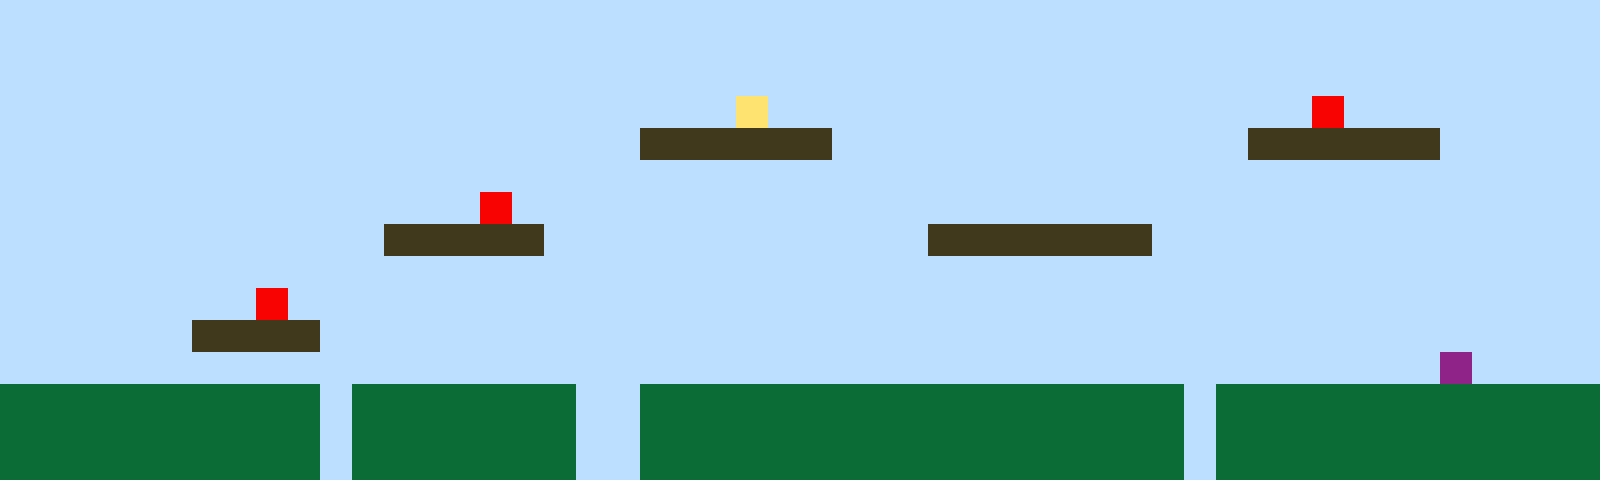

Rendered tile map (Tiled .tmx) drawn with the repository's tilesets; below, a short description and the full map source, tile grids included:
An orthogonal 50x15 tile map with 32x32 px tiles, 1 tile layer (Tile Layer 1).

<map version="1.10" tiledversion="1.11.2" orientation="orthogonal" renderorder="right-up" width="50" height="15" tilewidth="32" tileheight="32" infinite="0" nextlayerid="2" nextobjectid="1"><editorsettings><export target="map1.csv" format="csv" /></editorsettings><tileset firstgid="1" name="sprites" tilewidth="32" tileheight="32" tilecount="6" columns="3"><image source="sprites.png" width="96" height="64" /></tileset><layer id="1" name="Tile Layer 1" width="50" height="15"><data encoding="csv">1,1,1,1,1,1,1,1,1,1,1,1,1,1,1,1,1,1,1,1,1,1,1,1,1,1,1,1,1,1,1,1,1,1,1,1,1,1,1,1,1,1,1,1,1,1,1,1,1,1,1,1,1,1,1,1,1,1,1,1,1,1,1,1,1,1,1,1,1,1,1,1,1,1,1,1,1,1,1,1,1,1,1,1,1,1,1,1,1,1,1,1,1,1,1,1,1,1,1,1,1,1,1,1,1,1,1,1,1,1,1,1,1,1,1,1,1,1,1,1,1,1,1,1,1,1,1,1,1,1,1,1,1,1,1,1,1,1,1,1,1,1,1,1,1,1,1,1,1,1,1,1,1,1,1,1,1,1,1,1,1,1,1,1,1,1,1,1,1,1,1,1,1,4,1,1,1,1,1,1,1,1,1,1,1,1,1,1,1,1,1,5,1,1,1,1,1,1,1,1,1,1,1,1,1,1,1,1,1,1,1,1,1,1,1,1,1,1,1,1,3,3,3,3,3,3,1,1,1,1,1,1,1,1,1,1,1,1,1,3,3,3,3,3,3,1,1,1,1,1,1,1,1,1,1,1,1,1,1,1,1,1,1,1,1,1,1,1,1,1,1,1,1,1,1,1,1,1,1,1,1,1,1,1,1,1,1,1,1,1,1,1,1,1,1,1,1,1,1,1,1,1,1,1,1,1,1,1,1,1,1,1,1,1,1,5,1,1,1,1,1,1,1,1,1,1,1,1,1,1,1,1,1,1,1,1,1,1,1,1,1,1,1,1,1,1,1,1,1,1,1,1,1,1,1,1,1,1,1,1,1,1,3,3,3,3,3,1,1,1,1,1,1,1,1,1,1,1,1,3,3,3,3,3,3,3,1,1,1,1,1,1,1,1,1,1,1,1,1,1,1,1,1,1,1,1,1,1,1,1,1,1,1,1,1,1,1,1,1,1,1,1,1,1,1,1,1,1,1,1,1,1,1,1,1,1,1,1,1,1,1,1,1,1,1,1,1,1,1,1,1,1,1,1,1,1,1,1,5,1,1,1,1,1,1,1,1,1,1,1,1,1,1,1,1,1,1,1,1,1,1,1,1,1,1,1,1,1,1,1,1,1,1,1,1,1,1,1,1,1,1,1,1,1,1,1,3,3,3,3,1,1,1,1,1,1,1,1,1,1,1,1,1,1,1,1,1,1,1,1,1,1,1,1,1,1,1,1,1,1,1,1,1,1,1,1,1,1,1,1,1,1,1,1,1,1,1,1,1,1,1,1,1,1,1,1,1,1,1,1,1,1,1,1,1,1,1,1,1,1,1,1,1,1,1,1,1,1,1,1,1,1,1,1,1,6,1,1,1,1,2,2,2,2,2,2,2,2,2,2,1,2,2,2,2,2,2,2,1,1,2,2,2,2,2,2,2,2,2,2,2,2,2,2,2,2,2,1,2,2,2,2,2,2,2,2,2,2,2,2,2,2,2,2,2,2,2,2,2,2,1,2,2,2,2,2,2,2,1,1,2,2,2,2,2,2,2,2,2,2,2,2,2,2,2,2,2,1,2,2,2,2,2,2,2,2,2,2,2,2,2,2,2,2,2,2,2,2,2,2,1,2,2,2,2,2,2,2,1,1,2,2,2,2,2,2,2,2,2,2,2,2,2,2,2,2,2,1,2,2,2,2,2,2,2,2,2,2,2,2</data></layer></map>
